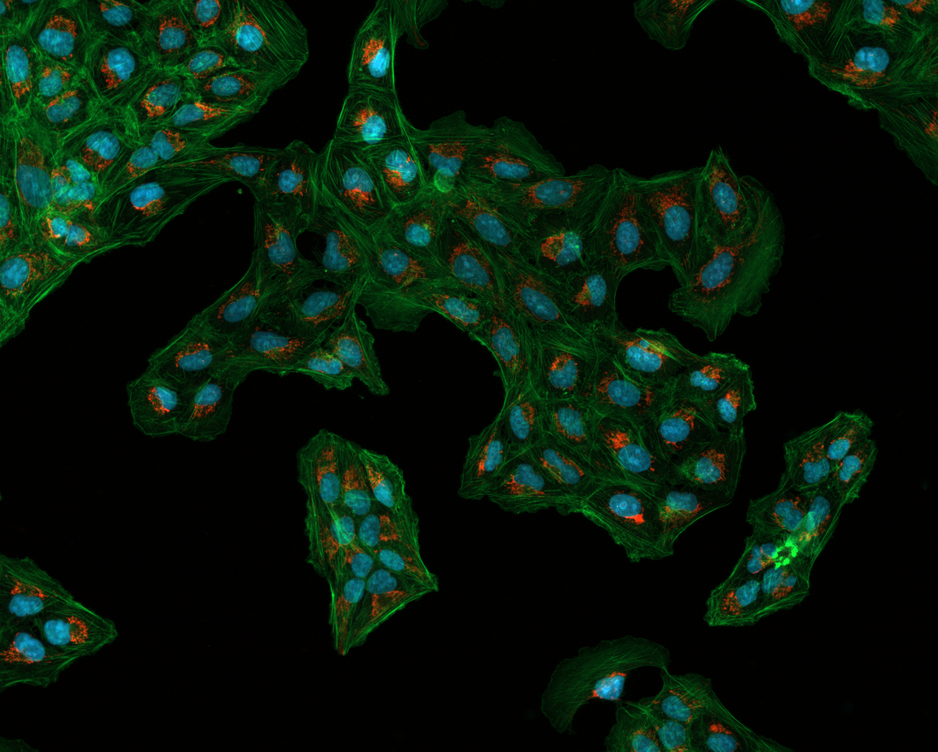
#> input picture inpdata/images/Osteosarcoma_01.tif, 938 x 752 px, shrunk from 1376 x 1104 before the run
$ jupyter execute --allow-errors 011_image_thresholding.ipynb
#> lines starting #> are read from the running program, lines starting #| are printed output that depends on the picture; after the words box and inside, x2 and y2 are one past the last pixel; in counts of white or black regions, pixels touching at a corner belong together
# Image thresholding
Is a simple form of image segmentation, it is a way to create a binary image based on setting a threshold value on the pixel intensity of the original image

[cell 1]
import cv2
import matplotlib.pyplot as plt
import numpy as np

[cell 2]
img = cv2.imread("../inpdata/images/Osteosarcoma_01.tif", 1)
#> img is the input picture: shape (752, 938, 3); mean B, G, R 11.1, 23.9, 7
img = cv2.cvtColor(img, cv2.COLOR_BGR2RGB)
fig = plt.figure(figsize=(10,10))
plt.imshow(img)

[cell 3]
blue_channel = img[:, :, 2] # blue channel corresponds to nuclei
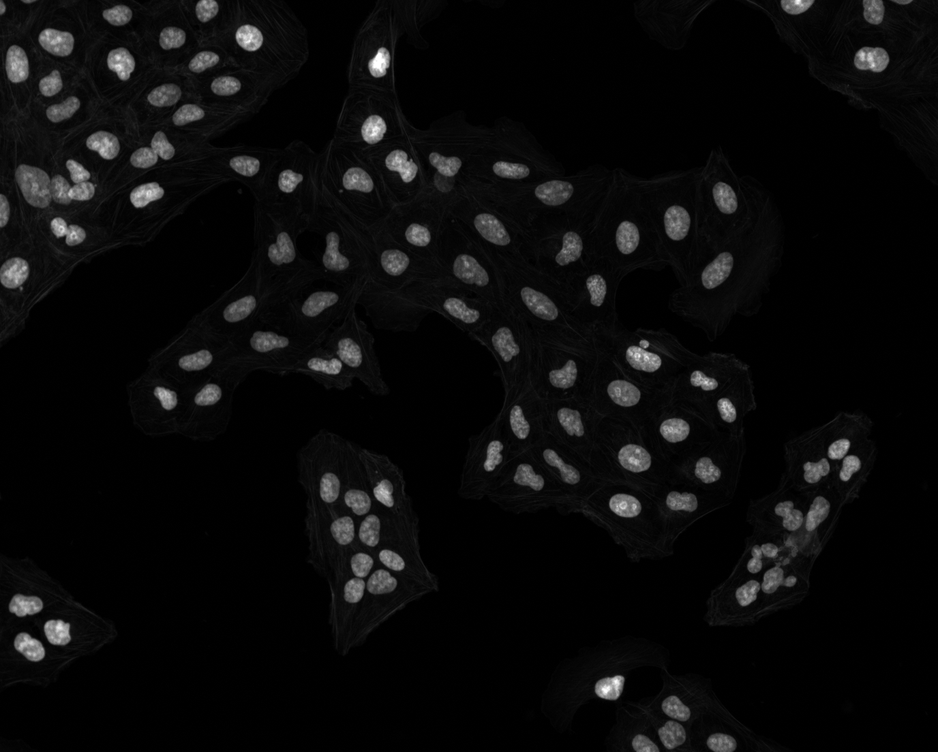
#> blue_channel: shape (752, 938); min 0, max 255, mean 11.1

[cell 4]
fig = plt.figure(figsize=(8, 8))
plt.imshow(blue_channel, cmap="gray")

[cell 5]
fig = plt.figure(figsize=(8, 8))
plt.hist(blue_channel.flatten(), bins=100, range=(0, 150))
plt.show()
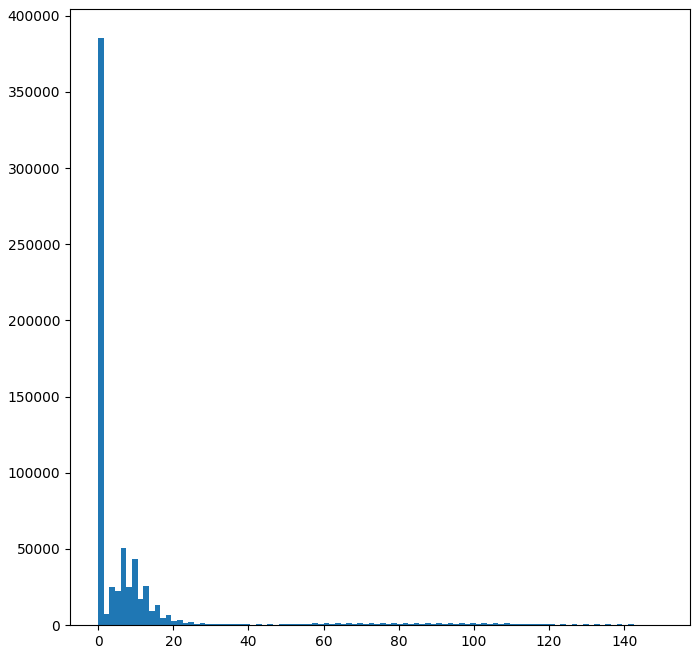
#> figure drawn by matplotlib, 1 panel; tallest bar 385194 high, from x = 0 to 1.5

[cell 6]
threshold = 40
background = blue_channel <= threshold
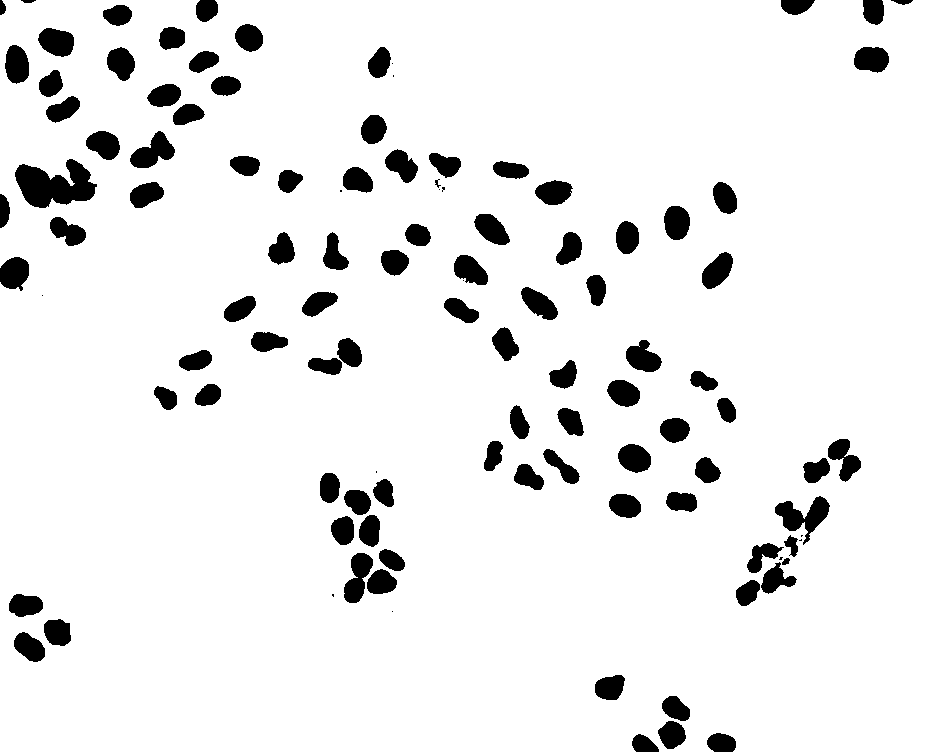
#> background: shape (752, 938) bool; 92.4% white; 111 black regions (13 under 20 px), largest, box (x1, y1, x2, y2) and area: (15, 159, 97, 208) 2455, (775, 496, 830, 545) 1144, (130, 131, 175, 168) 906
nuclei = blue_channel >= threshold
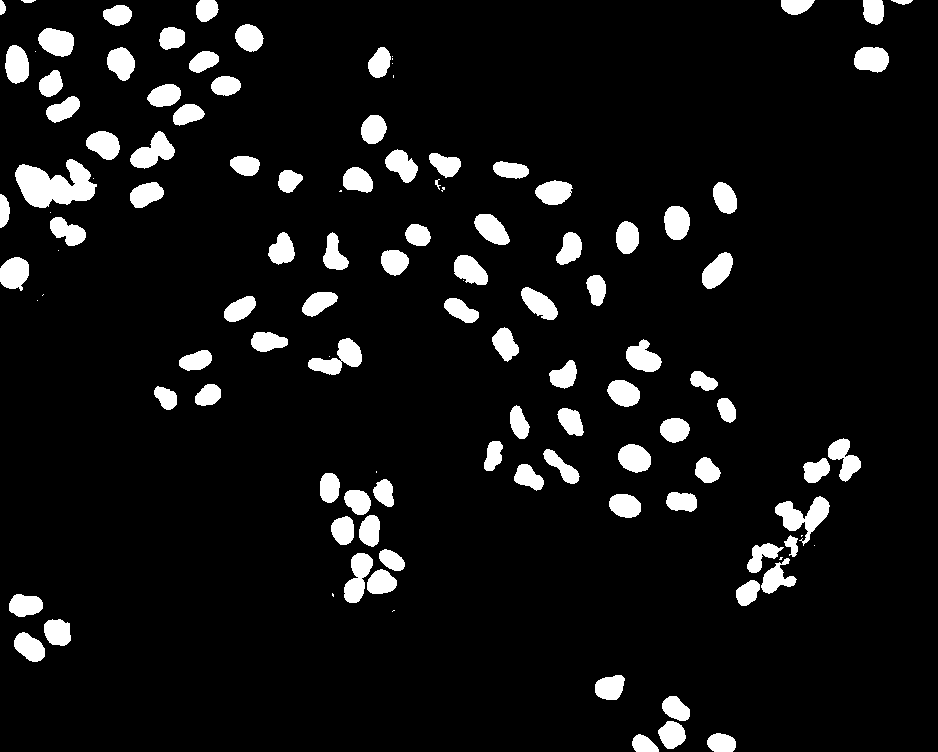
#> nuclei: shape (752, 938) bool; 7.6% white; 116 white regions (20 under 20 px), largest, box (x1, y1, x2, y2) and area: (15, 159, 97, 208) 2468, (775, 496, 830, 546) 1168, (308, 338, 362, 375) 974

[cell 7]
fig = plt.figure(figsize=(8, 8))
plt.imshow(nuclei, cmap = "gray")

[cell 8]
# to perform thresholding we also can use cv2
ret1, thresh1 = cv2.threshold(blue_channel, 40, 255, cv2.THRESH_BINARY)

[cell 9]
fig = plt.figure(figsize=(8, 8))
plt.imshow(thresh1, cmap = "gray")

[cell 10]
# cv2 auto thresholding using OTSU
ret2, thresh2 = cv2.threshold(blue_channel, 0, 255, cv2.THRESH_BINARY + cv2.THRESH_OTSU)
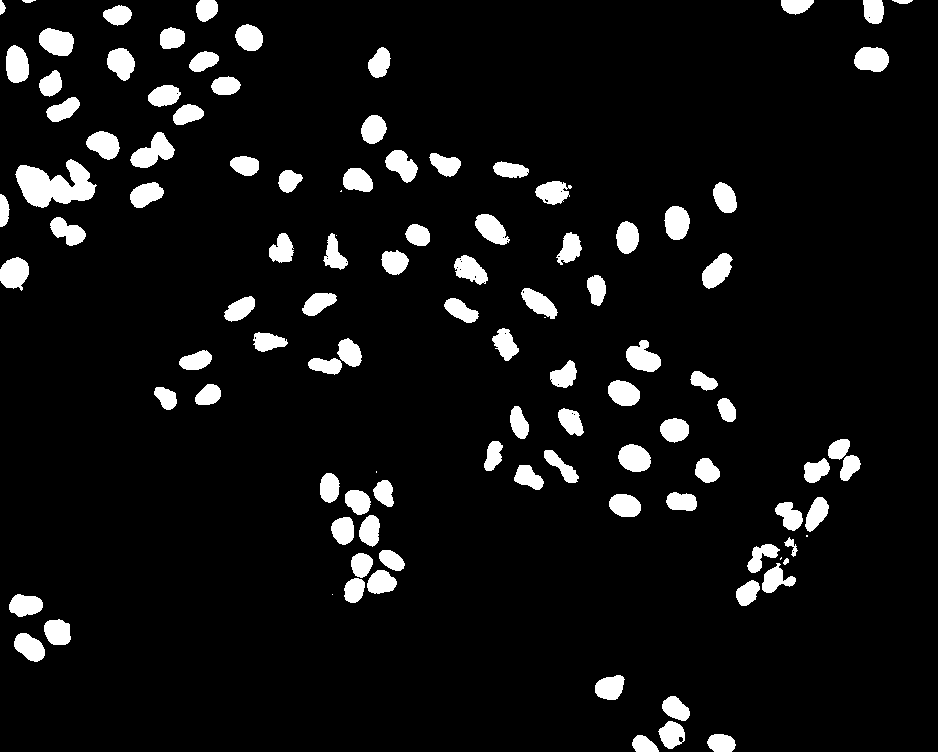
#> thresh2: shape (752, 938); 7.1% white; 107 white regions (7 under 20 px), largest, box (x1, y1, x2, y2) and area: (15, 159, 97, 208) 2345, (130, 132, 175, 168) 862, (39, 28, 74, 56) 747
#> ret2 = 50
print(ret2)
#| 50.0

fig = plt.figure(figsize=(8, 8))
plt.imshow(thresh2, cmap = "gray")

## Segmentation
Now let's segment the image

[cell 11]
# np.digitize
regions1 = np.digitize(blue_channel, bins=np.array([ret2]))
#> regions1: shape (752, 938) int64; values 0 (black) and 1 (white), 7.2% white; 106 white regions (7 under 20 px), largest, box (x1, y1, x2, y2) and area: (15, 159, 97, 208) 2351, (130, 131, 175, 168) 867, (344, 553, 373, 603) 829

fig = plt.figure(figsize=(8, 8))
plt.imshow(regions1, cmap = "gray")
